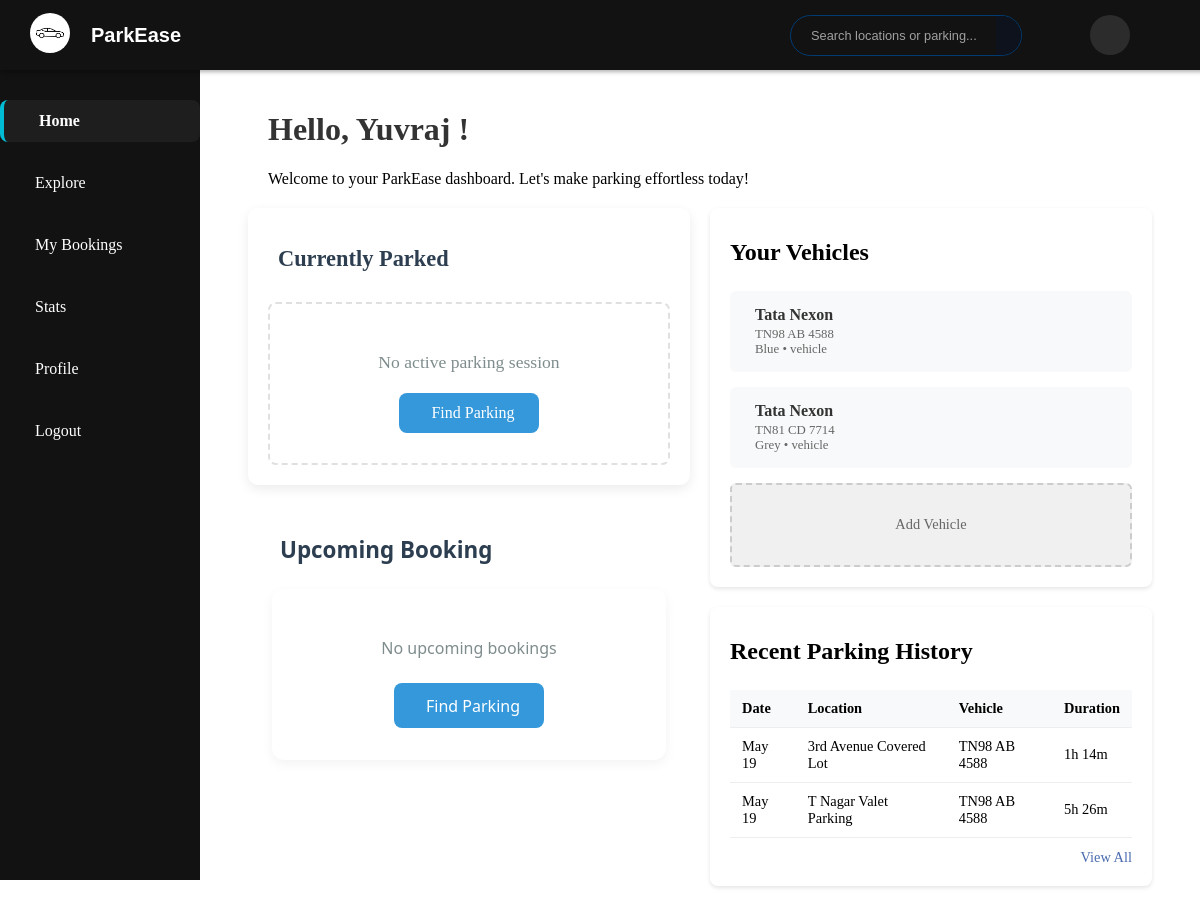
Page /user/dashboard (signed in) on the committed database.
### model.py (models this page shows, shortened)
class User(db.Model, UserMixin):
    id = db.Column(db.Integer, primary_key=True)
    username = db.Column(db.String(80), unique=True)
    email = db.Column(db.String(120), unique=True, nullable=False)
    password = db.Column(db.String(200), nullable=False)
    firstname = db.Column(db.String(100))
    lastname = db.Column(db.String(100))
    gender = db.Column(db.String(10))
    phone = db.Column(db.String(15))
    address = db.Column(db.String(200))
    pin = db.Column(db.String(10))
    registration_date = db.Column(db.DateTime, default=datetime.now)
    is_active = db.Column(db.Boolean, default=True)
    reservations = db.relationship('Reservation', backref='user_ref', lazy=True)
    vehicles = db.relationship('Vehicle', backref='owner', cascade='all, delete-orphan')

class Vehicle(db.Model):
    id = db.Column(db.Integer, primary_key=True)
    vehicle_name = db.Column(db.String(100))
    vehicle_nickname = db.Column(db.String(100))
    license_plate = db.Column(db.String(20), unique=True, nullable=False)
    vehicle_image = db.Column(db.String)
    color = db.Column(db.String(50))
    user_id = db.Column(db.Integer, db.ForeignKey('user.id'), nullable=False)
    reservations = db.relationship('Reservation', back_populates='vehicle', lazy=True)

class Reservation(db.Model):
    id = db.Column(db.Integer, primary_key=True)
    booking_id = db.Column(db.String(50), unique=True, nullable=False)
    booking_timestamp = db.Column(db.DateTime, default=datetime.utcnow)
    lot_id = db.Column(db.Integer, db.ForeignKey('parking_lot.id'), nullable=False)
    spot_id = db.Column(db.Integer, db.ForeignKey('parking_spot.id'))
    user_id = db.Column(db.Integer, db.ForeignKey('user.id'))
    vehicle_id = db.Column(db.Integer, db.ForeignKey('vehicle.id'))
    expected_arrival = db.Column(db.DateTime, nullable=False)
    expected_departure = db.Column(db.DateTime, nullable=False)
    parking_timestamp = db.Column(db.DateTime)
    leaving_timestamp = db.Column(db.DateTime)
    parking_cost = db.Column(db.Float)
    status = db.Column(db.String(20), default='Pending')
    cancellation_reason = db.Column(db.String(200))
    lot = db.relationship('ParkingLot')
    spot = db.relationship('ParkingSpot', backref=db.backref('reservations', lazy='dynamic'))
    user = db.relationship('User', overlaps="reservations,user_ref")
    vehicle = db.relationship('Vehicle')

class ParkingLot(db.Model):
    id = db.Column(db.Integer, primary_key=True)
    prime_location_name = db.Column(db.String(100))
    price_per_hour = db.Column(db.Float)
    max_parking_spots = db.Column(db.Integer, nullable=False)
    available_spots = db.Column(db.Integer, nullable=False)
    available_from = db.Column(db.Time)
    available_to = db.Column(db.Time)
    is_active = db.Column(db.Boolean, default=True)
    image_url = db.Column(db.String)
    admin_notes = db.Column(db.Text)
    location_id = db.Column(db.Integer, db.ForeignKey('location.id'), nullable=False)
    spots = db.relationship('ParkingSpot', backref='lot', cascade='all, delete-orphan', lazy=True)

### routes/user_routes.py (the view)
@user_bp.route('/dashboard')
@login_required
def dashboard():
    now = datetime.now()
    current_parking = Reservation.query.filter_by(
        user_id=current_user.id,
        leaving_timestamp=None,
        status="Parked"
    ).first()
    now_utc = datetime.now(utc)
    scheduled_upnext = Reservation.query.filter(
        Reservation.user_id == current_user.id,
        Reservation.status == "Confirmed",
        Reservation.parking_timestamp == None,
        Reservation.leaving_timestamp == None,
        Reservation.expected_arrival > now_utc
    ).order_by(Reservation.expected_arrival.asc()).first()
    parking_history = Reservation.query.filter_by(
        user_id=current_user.id
    ).filter(
        Reservation.leaving_timestamp.isnot(None)
    ).order_by(
        Reservation.parking_timestamp.desc()
    ).limit(5).all()
    user = current_user
    milestones = 5
    completed = 0
    if user.firstname and user.lastname:
        completed += 1
    if user.gender:
        completed += 1
    if user.phone:
        completed += 1
    if user.address and user.pin:
        completed += 1
    if user.vehicles and len(user.vehicles) > 0:
        completed += 1
    profile_completion = int((completed / milestones) * 100)
    return render_template(
        'user/dashboard.html',
        current_parking=current_parking,
        scheduled_upnext=scheduled_upnext,
        parking_history=parking_history,
        profile_completion=profile_completion,
        user=user,
        calculate_duration=calculate_duration
    )

### templates/user/dashboard.html (shortened to what this page needs)
{% extends 'user/udash_base.html' %}
{% block body %}
{% block content %}
<div class="user-dashboard">
    <div class="user-greeting">
        <h1>Hello, {{ current_user.firstname if current_user.firstname else 'Parker' }}!</h1>
        <p class="welcome-message">Welcome to your ParkEase dashboard. Let's make parking effortless today!</p>
    </div>
<div class="dashboard-grid">
    <div class="left-panel">
        <div class="current-parking-section">
            <h2> Currently Parked</h2>
            {% if current_parking %}
            <div class="parking-card">
                <div class="parking-info">
                    <div class="info-row">
                        <span class="label">Vehicle:</span>
                        <span class="value">{{ current_parking.vehicle.vehicle_name }} ({{
                            current_parking.vehicle.license_plate }})</span>
                    </div>
                    <div class="info-row">
                        <span class="label">Location:</span>
                        <span class="value">{{ current_parking.spot.lot.prime_location_name }}</span>
                    </div>
                    <div class="info-row">
                        <span class="label">Spot Number:</span>
                        <span class="value">#{{ current_parking.spot.spot_number }}</span>
                    </div>
                    <div class="info-row">
                        <span class="label">Parked Since:</span>
                        <span class="value">{{ current_parking.parking_timestamp.strftime('%I:%M %p') }}</span>
                    </div>
                    <div class="info-row">
                        <span class="label">Duration:</span>
                        <span class="value">{{ calculate_duration(current_parking.parking_timestamp) }}</span>
                    </div>
                </div>
                <div class="parking-actions">
                    <form action="{{ url_for('user.park_out', reservation_id=current_parking.id) }}" method="POST">
                        <button type="submit" class="park-out-btn">
                            <ion-icon name="exit-outline"></ion-icon> Park Out
                        </button>
                    </form>
                </div>
            </div>
            {% else %}
            <div class="no-parking">
                <p>No active parking session</p>
                <a href="{{url_for('user.locations')}}" class="find-parking-btn">
                     Find Parking
                </a>
            </div>
            {% endif %}
        </div>
        <div class="upcoming-booking">
            <h2 class="section-title">
                Upcoming Booking
            </h2>
            {% if scheduled_upnext %}
            <div class="booking-card">
                <div class="booking-header">
                    <div class="booking-status active">
                        <ion-icon name="time-outline"></ion-icon>
                        Upcoming
                    </div>
                    <div class="booking-id">
                        <a href="{{ url_for('user.booking_details', booking_id=scheduled_upnext.booking_id) }}" class="bid-link" style="text-decoration: none; color: inherit;">
                            #{{ scheduled_upnext.booking_id }}
                        </a>
                    </div>
                </div>
                <div class="booking-info">
                    <div class="info-row">
                        <ion-icon name="car-sport-outline" class="row-icon"></ion-icon>
                        <div class="info-content">
                            <span class="label">Vehicle:</span>
                            <span class="value">{{ scheduled_upnext.vehicle.vehicle_name }} ({{
                                scheduled_upnext.vehicle.license_plate }})</span>
                        </div>
                    </div>
                    <div class="info-row">
                        <ion-icon name="location-outline" class="row-icon"></ion-icon>
                        <div class="info-content">
                            <span class="label">Location:</span>
                            <span class="value">{{ scheduled_upnext.spot.lot.prime_location_name }}</span>
                        </div>
                    </div>
                    <div class="info-row">
                        <ion-icon name="pricetag-outline" class="row-icon"></ion-icon>
                        <div class="info-content">
                            <span class="label">Spot Number:</span>
                            <span class="value">#{{ scheduled_upnext.spot.spot_number }}</span>
                        </div>
                    </div>
                    <div class="time-container">
                        <div class="time-block">
                            <ion-icon name="arrow-forward-circle-outline"></ion-icon>
                            <div>
                                <div class="time-label">Arrival</div>
                                <div class="time-value">{{ scheduled_upnext.expected_arrival.strftime('%I:%M %p') }}
                                </div>
                            </div>
                        </div>
                        <div class="time-block">
                            <ion-icon name="arrow-back-circle-outline"></ion-icon>
                            <div>
                                <div class="time-label">Departure</div>
                                <div class="time-value">{{ scheduled_upnext.expected_departure.strftime('%I:%M %p') }}
                                </div>
                            </div>
                        </div>
                    </div>
                </div>
                <div class="booking-actions">
                    <form action="{{ url_for('user.park', booking_id=scheduled_upnext.id) }}" method="POST">
                        <button type="submit" class="park-btn">
                            <ion-icon name="car-outline"></ion-icon>
                            Start Parking
                        </button>
                    </form>
                </div>
            </div>
            {% else %}
            <div class="no-booking">
                <p>No upcoming bookings</p>
                <a href="{{url_for('user.locations')}}" class="find-parking-btn">
                    Find Parking
                </a>
            </div>
            {% endif %}
        </div>
    </div>
    <div class="right-column">
        <div class="vehicles-section">
            <h2> Your Vehicles</h2>
            <div class="vehicle-cards">
                {% for vehicle in current_user.vehicles %}
                <div class="vehicle-card">
                    <div class="vehicle-info">
                        <h3>{{ vehicle.vehicle_name or 'My Vehicle' }}</h3>
                        <p>{{ vehicle.license_plate }}</p>
                        <p>{{ vehicle.color }} • {{ vehicle.vehicle_type or 'vehicle' }}</p>
                    </div>
                </div>
                {% endfor %}
                <div class="add-vehicle-card">
                    <a href="{{ url_for('user.add_vehicle') }}" class="add-vehicle-btn">
                        <span>Add Vehicle</span>
                    </a>
                </div>
            </div>
        </div>
        <div class="history-section">
            <h2> Recent Parking History</h2>
            <div class="history-table">
                {% if parking_history %}
                <table>
                    <thead>
                        <tr>
                            <th>Date</th>
                            <th>Location</th>
                            <th>Vehicle</th>
                            <th>Duration</th>
                        </tr>
                    </thead>
                    <tbody>
                        {% for record in parking_history %}
                        <tr>
                            <td>{{ record.parking_timestamp.strftime('%b %d') }}</td>
                            <td>
                                {% if record.spot and record.spot.lot %}
                                {{ record.spot.lot.prime_location_name }}
                                {% else %}
                                <i>[Location Deleted]</i>
                                {% endif %}
                            </td>
                            <td>{{ record.vehicle.license_plate }}</td>
                            <td>
                                {% if record.leaving_timestamp %}
                                {{ (record.leaving_timestamp - record.parking_timestamp).seconds // 3600 }}h
                                {{ ((record.leaving_timestamp - record.parking_timestamp).seconds % 3600) // 60
                                }}m
                                {% else %}
                                N/A
                                {% endif %}
                            </td>
                        </tr>
                        {% endfor %}
                    </tbody>
                </table>
                <div class="view-all">
                    <a href="{{ url_for('user.profile') }}#reservation-history">View All</a>
                </div>
                {% else %}
                <p class="no-history">No parking history found</p>
                {% endif %}
            </div>
        </div>
    </div>
</div>
</div>
{% endblock %}
{% endblock %}

### rows in the picture
User: firstname "Yuvraj"
Vehicle: vehicle_name "Tata Nexon", license_plate "TN98 AB 4588", color "Blue", vehicle_type "vehicle"
Vehicle: vehicle_name "Tata Nexon", license_plate "TN81 CD 7714", color "Grey", vehicle_type "vehicle"
Reservation: parking_timestamp "May 19", spot.lot.prime_location_name "3rd Avenue Covered Lot", vehicle.license_plate "TN98 AB 4588", leaving_timestamp+parking_timestamp "1", leaving_timestamp+parking_timestamp "14"
Reservation: parking_timestamp "May 19", spot.lot.prime_location_name "T Nagar Valet Parking", vehicle.license_plate "TN98 AB 4588", leaving_timestamp+parking_timestamp "5", leaving_timestamp+parking_timestamp "26"
